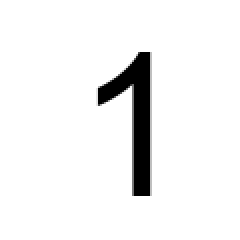
#> input picture Оші лаб2/lab_images/test_unknown_1.bmp, 120 x 120 px (shown 2 times larger); its folder holds only this picture in this run
$ python -i core.py   (imports and definitions only)
#> lines starting #> are read from the running program, lines starting #| are printed output that depends on the picture
#> in load_image_absolute, img is the input picture: PIL image 120x120 L; min 0, max 255, mean 240.9
import os
import numpy as np
from PIL import Image

# ==========================================
# 1. ОБРОБКА ЗОБРАЖЕНЬ ТА ВЕКТОРІВ ОЗНАК
# ==========================================

def crop_and_resize(img, target_size=(16, 16)):
    """
    Обрізання зображення по контуру цифри (Bounding Box) та масштабує.
    Це усуває домінування білого тла.
    """
#> called with target_size = (16, 16)
    img_gray = img.convert('L')
    arr = np.array(img_gray)

    non_white = np.where(arr < 200)
#> non_white = 889 positions, rows 26 to 97, columns 49 to 75
    if len(non_white[0]) > 0 and len(non_white[1]) > 0:
        ymin, ymax = np.min(non_white[0]), np.max(non_white[0])
#> ymin = 26; ymax = 97
        xmin, xmax = np.min(non_white[1]), np.max(non_white[1])
#> xmin = 49; xmax = 75
        ymin, ymax = max(0, ymin - 1), min(arr.shape[0], ymax + 1)
#> ymin = 25; ymax = 98
        xmin, xmax = max(0, xmin - 1), min(arr.shape[1], xmax + 1)
#> xmin = 48; xmax = 76
        img_cropped = img_gray.crop((xmin, ymin, xmax, ymax))
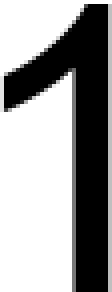
#> img_cropped: PIL image 28x73 L (shown 4 times larger); min 0, max 255, mean 155.5
    else:
        img_cropped = img_gray

    return img_cropped.resize(target_size)
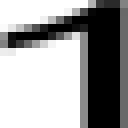
#> returned value: PIL image 16x16 L (shown 8 times larger); min 0, max 255, mean 154.9

def load_image_absolute(image_path, target_size=(16, 16), use_crop=True):
    """Повертає абсолютний вектор ознак (значення пікселів 0-255)."""
    img = Image.open(image_path)
    if use_crop:
        img_resized = crop_and_resize(img, target_size)
    else:
        img_resized = img.convert('L').resize(target_size)
    return np.array(img_resized).flatten()

def normalize_vector(abs_vector):
    """Нормування вектора ознак (масштабування до [0, 1])."""
    return abs_vector / 255.0

def binarize_vector(abs_vector, threshold=128):
    """Бінаризація вектора у значення {-1, 1}."""
    return np.where(abs_vector < threshold, 1, -1)

# [23 lines left out: function load_dataset_from_folder, not called in this run]

# ==========================================
# 2. ПЕРЦЕПТРОН РОЗЕНБЛАТА
# ==========================================

class RosenblattPerceptron:
    # [7 lines left out: function __init__, not called in this run]

    def predict(self, x):
        net = np.dot(self.weights, x) - self.bias
        return 1 if net > 0 else -1

    # [15 lines left out: functions correct_weights, train_epoch, not called in this run]

# ==========================================
# 3. МЕРЕЖА ХОПФІЛДА
# ==========================================

class HopfieldNetwork:
    def __init__(self, input_dim):
        self.input_dim = input_dim
        self.weights = np.zeros((input_dim, input_dim))

    # [22 lines left out: functions train, recognize, not called in this run]

# ==========================================
# 4. МЕРЕЖА ХЕМІНГА
# ==========================================

class HammingNetwork:
    # [26 lines left out: functions __init__, train, recognize, not called in this run]

>>> result = load_image_absolute('lab_images/test_unknown_1.bmp')
#> result = 256 values, max 255 at index 0, min 0 at index 28, mean 154.9

$ run again, on Оші лаб2/lab_images/test_unknown_2.bmp
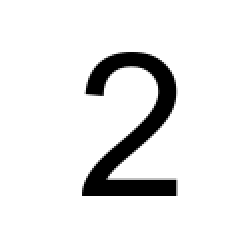
#> input picture Оші лаб2/lab_images/test_unknown_2.bmp, 120 x 120 px (shown 2 times larger)
#> in load_image_absolute, img is the input picture: PIL image 120x120 L; min 0, max 255, mean 231.3
#> non_white = 1438 positions, rows 26 to 97, columns 41 to 88
#> in crop_and_resize, `ymin, ymax = np.min(non_white[0]), np.max(non_white[0])`: ymin = 26; ymax = 97
#> in crop_and_resize, `xmin, xmax = np.min(non_white[1]), np.max(non_white[1])`: xmin = 41; xmax = 88
#> in crop_and_resize, `ymin, ymax = max(0, ymin - 1), min(arr.shape[0], ymax + 1)`: ymin = 25; ymax = 98
#> in crop_and_resize, `xmin, xmax = max(0, xmin - 1), min(arr.shape[1], xmax + 1)`: xmin = 40; xmax = 89
#> in crop_and_resize, `img_cropped = img_gray.crop((xmin, ymin, xmax, ymax))`:
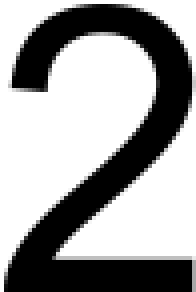
#> img_cropped: PIL image 49x73 L (shown 4 times larger); min 0, max 255, mean 159.4
#> in crop_and_resize, `return img_cropped.resize(target_size)`:
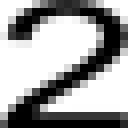
#> returned value: PIL image 16x16 L (shown 8 times larger); min 0, max 255, mean 158.8
#> result = 256 values, max 255 at index 0, min 0 at index 21, mean 158.8

$ run again, on Оші лаб2/lab_images/test_unknown_3.bmp
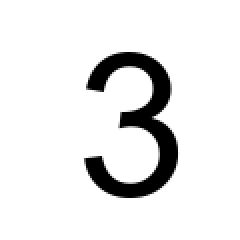
#> input picture Оші лаб2/lab_images/test_unknown_3.bmp, 120 x 120 px (shown 2 times larger)
#> in load_image_absolute, img is the input picture: PIL image 120x120 L; min 0, max 255, mean 232.2
#> non_white = 1385 positions, rows 26 to 98, columns 42 to 88
#> in crop_and_resize, `ymin, ymax = np.min(non_white[0]), np.max(non_white[0])`: ymin = 26; ymax = 98
#> in crop_and_resize, `xmin, xmax = np.min(non_white[1]), np.max(non_white[1])`: xmin = 42; xmax = 88
#> in crop_and_resize, `ymin, ymax = max(0, ymin - 1), min(arr.shape[0], ymax + 1)`: ymin = 25; ymax = 99
#> in crop_and_resize, `xmin, xmax = max(0, xmin - 1), min(arr.shape[1], xmax + 1)`: xmin = 41; xmax = 89
#> in crop_and_resize, `img_cropped = img_gray.crop((xmin, ymin, xmax, ymax))`:
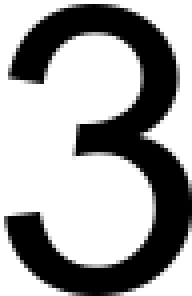
#> img_cropped: PIL image 48x74 L (shown 4 times larger); min 0, max 255, mean 162.5
#> in crop_and_resize, `return img_cropped.resize(target_size)`:
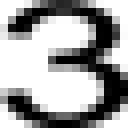
#> returned value: PIL image 16x16 L (shown 8 times larger); min 0, max 255, mean 161.4
#> result = 256 values, max 255 at index 0, min 0 at index 20, mean 161.4
